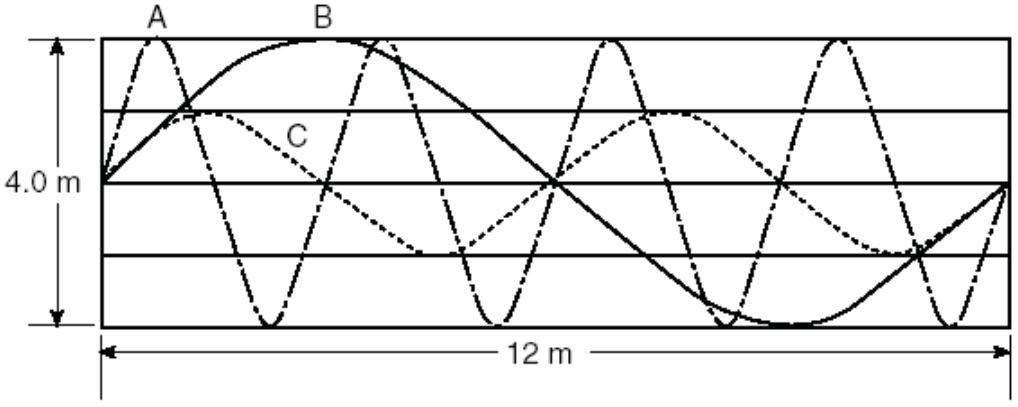
#> input picture auditorias/fatec_proposed/2009/1sem/questao_029.png, 1018 x 407 px, given as the content of the folder imagens/fatec, which was not available
$ python propor_recortes_fatec_v6.py
#> lines starting #> are read from the running program, lines starting #| are printed output that depends on the picture; after the words box and inside, x2 and y2 are one past the last pixel; in counts of white or black regions, pixels touching at a corner belong together; pictures that were not available may be replaced by others from this repository, and a replacement may not be noted
#> further down, im is the input picture: PIL image 1018x407 RGB; mean R, G, B 232.4, 232.5, 232.5
from pathlib import Path
from PIL import Image, ImageOps, ImageDraw, ImageFont
import cv2, numpy as np, math, shutil

src_root = Path("imagens/fatec")
prop_root = Path("auditorias/fatec_proposed")
sheet_root = Path("auditorias/fatec_proposed_sheets")
if prop_root.exists(): shutil.rmtree(prop_root)
if sheet_root.exists(): shutil.rmtree(sheet_root)
prop_root.mkdir(parents=True, exist_ok=True)
sheet_root.mkdir(parents=True, exist_ok=True)

def smart_bbox(im):
    arr=np.array(im.convert("RGB"))
    gray=cv2.cvtColor(arr,cv2.COLOR_RGB2GRAY)
    # foreground
    mask=(gray<244).astype(np.uint8)*255
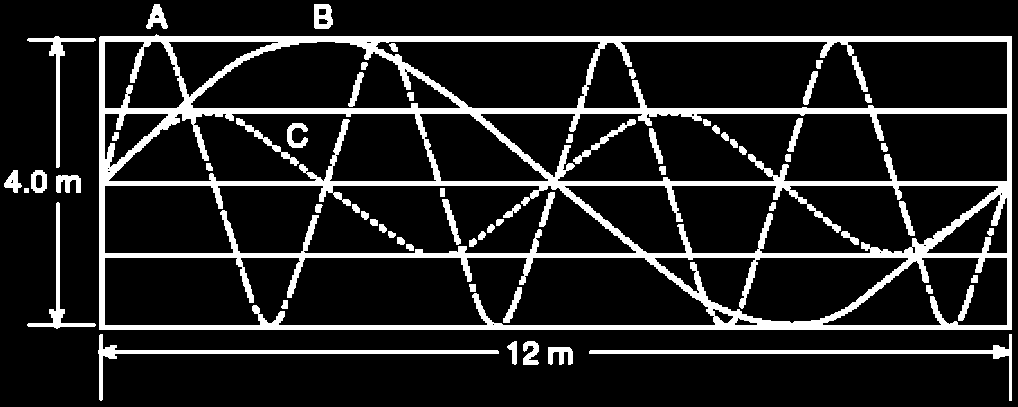
#> mask: shape (407, 1018); 13.9% white; 64 white regions, largest, box (x1, y1, x2, y2) and area: (99, 34, 1012, 330) 44719, (589, 334, 1012, 401) 1990, (98, 334, 499, 401) 1953
    # suppress isolated speckle
    mask=cv2.morphologyEx(mask,cv2.MORPH_OPEN,np.ones((2,2),np.uint8))
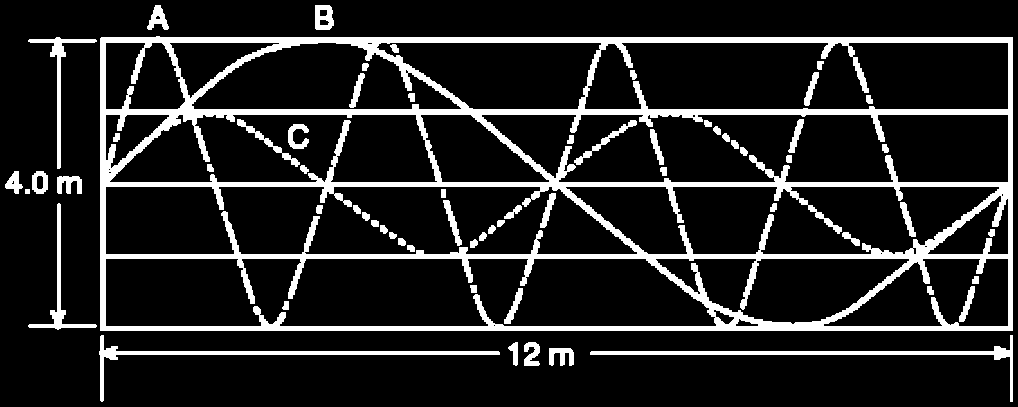
#> mask: shape (407, 1018); 13.9% white; 65 white regions, largest, box (x1, y1, x2, y2) and area: (100, 36, 1013, 331) 44664, (590, 335, 1013, 402) 1990, (99, 335, 500, 402) 1953
    # connect graphical structures but avoid merging body text too aggressively
    m1=cv2.morphologyEx(mask,cv2.MORPH_CLOSE,np.ones((5,5),np.uint8),iterations=1)
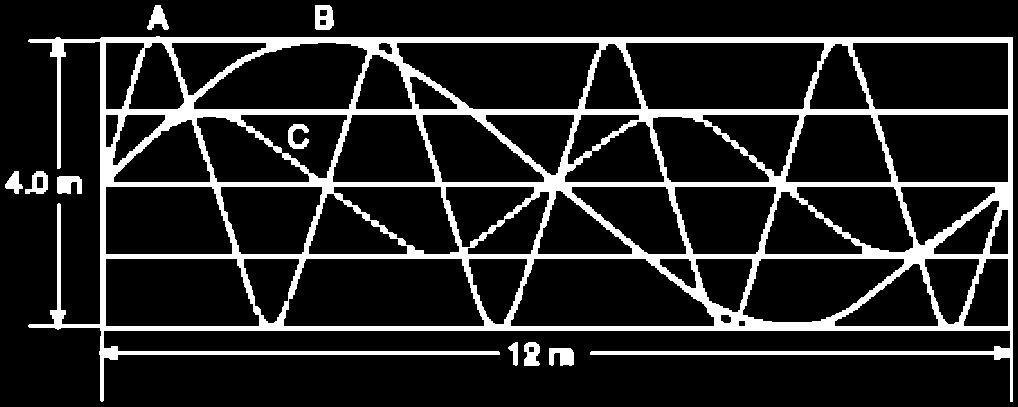
#> m1: shape (407, 1018); 14.4% white; 10 white regions
    n,lab,stats,_=cv2.connectedComponentsWithStats(m1,8)
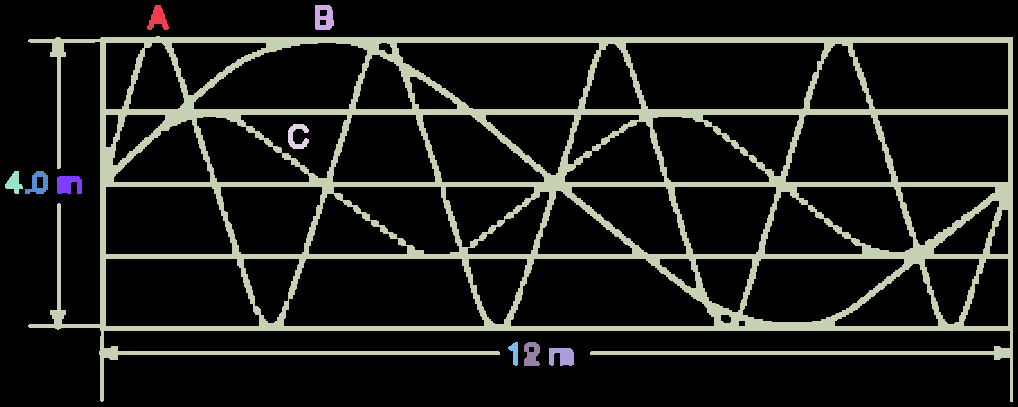
#> lab: shape (407, 1018) int32; 11 distinct labels, from 0 to 10; one colour per label, 0 black
#> n = 11; stats = [[0, 0, 1018, 407, 354472], [147, 5, 22, 25, 302], [315, 5, 19, 25, 369], [28, 36, 985, 366, 57226], [288, 124, 21, 25, 287], [5, 171, 18, 23, 226], [25, 171, 23, 23, 289], [57, 176, 25, 18, 364], [508, 342, 10, 24, 139], [524, 342, 16, 24, 297], [549, 348, 25, 18, 355]]
    H,W=mask.shape
#> H = 407; W = 1018
    comps=[]
    for i in range(1,n):
        x,y,w,h,area=stats[i]
        if area<120 or w<18 or h<14: continue
        # horizontal/vertical separators, page borders
        if (w>.90*W and h<18) or (h>.90*H and w<12): continue
        density=area/max(1,w*h)
        # text lines tend to be shallow; visual regions tend to have more vertical extent
        score=area*(1+min(h,220)/55)*(1+min(w,500)/300)
        if h<28 and density<0.55:
            score*=0.18
        comps.append([score,x,y,w,h,area,density])
#> this loop made 10 passes
#> (x, y, w, h, area, density, score) on passes 1, 2, 3, 4, 5, 6, 7, 10: (147, 5, 22, 25, 302, 0.549, 84.87), (315, 5, 19, 25, 369, 0.777, 570.7), (28, 36, 985, 366, 57226, 0.159, 763013.3), (288, 124, 21, 25, 287, 0.547, 80.4), (5, 171, 18, 23, 226, 0.546, 61.15), (25, 171, 23, 23, 289, 0.546, 79.43), (57, 176, 25, 18, 364, 0.809, 523.4), (549, 348, 25, 18, 355, 0.789, 510.4)
#> after the loop, comps = 8 items
    if not comps:
        return (0,0,W,H)
    comps.sort(reverse=True)
    seed=comps[0]
#> seed = [763013.3, 28, 36, 985, 366, 57226, 0.159]
    _,x,y,w,h,_,_=seed
#> x = 28; y = 36; w = 985; h = 366
    ux0,uy0,ux1,uy1=x,y,x+w,y+h
#> ux0 = 28; uy0 = 36; ux1 = 1013; uy1 = 402

    # grow around the dominant visual object. Nearby components often belong to
    # labels, legends, panels or separate pieces of the same diagram.
    changed=True
    while changed:
        changed=False
        for c in comps[1:]:
            _,x,y,w,h,area,dens=c
            cx0,cy0,cx1,cy1=x,y,x+w,y+h
            gapx=max(0,max(ux0,cx0)-min(ux1,cx1))
            gapy=max(0,max(uy0,cy0)-min(uy1,cy1))
            overlapx=max(0,min(ux1,cx1)-max(ux0,cx0))
            overlapy=max(0,min(uy1,cy1)-max(uy0,cy0))
            close=(gapx<=max(28,int(.055*W)) and gapy<=max(24,int(.055*H)))
            aligned=((overlapx>0.25*min(ux1-ux0,cx1-cx0)) and gapy<70) or ((overlapy>0.25*min(uy1-uy0,cy1-cy0)) and gapx<70)
            if close or aligned:
                nx0,ny0,nx1,ny1=min(ux0,cx0),min(uy0,cy0),max(ux1,cx1),max(uy1,cy1)
                # avoid swallowing almost the entire screenshot just because body text is nearby
                if (nx1-nx0)*(ny1-ny0) <= .90*W*H:
                    if (nx0,ny0,nx1,ny1)!=(ux0,uy0,ux1,uy1):
                        ux0,uy0,ux1,uy1=nx0,ny0,nx1,ny1; changed=True
#> after the loop, ux0 = 5; ux1 = 1013; uy0 = 36; uy1 = 402

    # If a strong rectangular border/table encloses the seed, use its bounds.
    contours,_=cv2.findContours(mask,cv2.RETR_EXTERNAL,cv2.CHAIN_APPROX_SIMPLE)
#> contours = 14 contours, 1 with area under 20; largest, box (x1, y1, x2, y2) and area: (100, 36, 1013, 331) 267220, (590, 335, 1013, 402) 1500, (99, 335, 500, 402) 1484, (28, 37, 97, 169) 698, (28, 203, 97, 330) 674
    for cnt in contours:
        bx,by,bw,bh=cv2.boundingRect(cnt)
        if bw<40 or bh<25: continue
        if bx<=ux0+10 and by<=uy0+10 and bx+bw>=ux1-10 and by+bh>=uy1-10:
            if bw*bh < .88*W*H:
                ux0,uy0,ux1,uy1=bx,by,bx+bw,by+bh
#> this loop made 14 passes
#> (bx, by, bw, bh) on passes 1, 2, 3, 4, 5, 6, 8, 9, 10, 11, 12, 13: (549, 348, 25, 18), (524, 342, 16, 24), (508, 342, 10, 24), (590, 335, 423, 67), (99, 335, 401, 67), (28, 203, 69, 127), (57, 176, 25, 18), (32, 171, 16, 23), (5, 171, 18, 23), (28, 37, 69, 132), (100, 36, 913, 295), (315, 5, 19, 25)
#> (cnt, bx, by, bw, bh) on pass 7: ([[25, 189], [25, 193], [29, 193], [29, 189]], 25, 189, 5, 5)
#> after the loop, ux0 = 5; ux1 = 1013; uy0 = 36; uy1 = 402

    pad=max(5,int(min(W,H)*.012))
#> pad = 5
    x0=max(0,ux0-pad); y0=max(0,uy0-pad)
#> after `x0 = max(0, ux0 - pad)`: x0 = 0
#> after `y0 = max(0, uy0 - pad)`: y0 = 31
    x1=min(W,ux1+pad); y1=min(H,uy1+pad)
#> after `x1 = min(W, ux1 + pad)`: x1 = 1018
#> after `y1 = min(H, uy1 + pad)`: y1 = 407
    area=(x1-x0)*(y1-y0)
#> area = 382768
    # don't overcrop tiny ambiguous components
    if area < .035*W*H:
        return (0,0,W,H)
    # if change is negligible, retain exact original
    if x0<8 and y0<8 and x1>W-8 and y1>H-8:
        return (0,0,W,H)
    return (x0,y0,x1,y1)

files=sorted(src_root.rglob("questao_*.png"))
records=[]
for p in files:
    im=Image.open(p).convert("RGB")
    box=smart_bbox(im)
#> box = (0, 31, 1018, 407)
#> (the run stopped early here; a loop or call above may not have finished)

$ run again, on auditorias/fatec_proposed/2013/1sem/questao_011.png
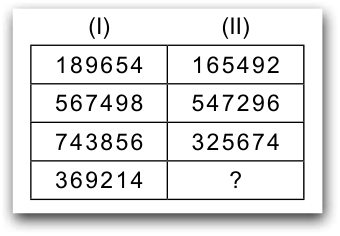
#> input picture auditorias/fatec_proposed/2013/1sem/questao_011.png, 340 x 236 px, given as the content of the folder imagens/fatec, which was not available
#> im is the input picture: PIL image 340x236 RGB; min 0, max 255, mean 227.9
#> in smart_bbox, `mask=(gray<244).astype(np.uint8)*255`:
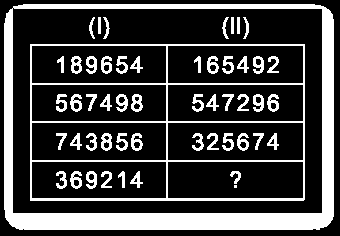
#> mask: shape (236, 340); 25% white; 53 white regions (1 under 20 px), largest, box (x1, y1, x2, y2) and area: (4, 4, 334, 230) 11207, (30, 44, 305, 201) 3900, (131, 94, 143, 112) 129
#> m1: shape (236, 340); 27.5% white; 23 white regions
#> in smart_bbox, `n,lab,stats,_=cv2.connectedComponentsWithStats(m1,8)`:
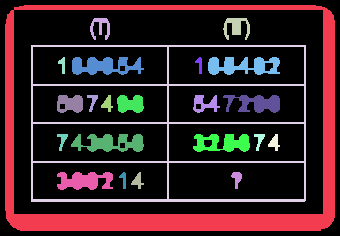
#> lab: shape (236, 340) int32; 24 distinct labels, from 0 to 23; one colour per label, 0 black
#> n = 24; stats = 24 rows, first 6: [0, 0, 340, 236, 58200], [5, 5, 330, 226, 11211], [90, 18, 20, 22, 210], [223, 18, 27, 22, 310], [31, 45, 275, 157, 3900], [58, 57, 7, 17, 66]
#> the loop in smart_bbox, `for i in range(1,n):` made 23 passes
#> (x, y, w, h, area, density, score) on passes 1, 2, 3, 4, 6, 8, 9, 12: (5, 5, 330, 226, 11211, 0.15, 117715.5), (90, 18, 20, 22, 210, 0.477, 56.45), (223, 18, 27, 22, 310, 0.522, 85.15), (31, 45, 275, 157, 3900, 0.0903, 28812.7), (72, 57, 72, 18, 840, 0.648, 1382.5), (208, 57, 72, 18, 823, 0.635, 1354.5), (57, 95, 26, 18, 375, 0.801, 540.9), (117, 95, 27, 18, 385, 0.792, 557)
#> after the loop in smart_bbox, `for i in range(1,n):`: comps = 13 items
#> seed = [117715.5, 5, 5, 330, 226, 11211, 0.15]
#> in smart_bbox, `_,x,y,w,h,_,_=seed`: x = 5; w = 330; h = 226
#> in smart_bbox, `ux0,uy0,ux1,uy1=x,y,x+w,y+h`: ux0 = 5; ux1 = 335; uy1 = 231
#> after the loop in smart_bbox, `while changed:`: ux0 = 5; ux1 = 335; uy0 = 5; uy1 = 231
#> contours = 9 contours; largest, box (x1, y1, x2, y2) and area: (31, 45, 306, 202) 42744, (5, 5, 335, 231) 10158, (223, 18, 229, 40) 41, (105, 18, 110, 40) 39, (245, 18, 250, 40) 37
#> the loop in smart_bbox, `for cnt in contours:` made 9 passes
#> (bx, by, bw, bh) on passes 1, 2, 5, 6, 8, 9: (31, 45, 275, 157), (245, 18, 5, 22), (223, 18, 6, 22), (105, 18, 5, 22), (90, 18, 6, 22), (5, 5, 330, 226)
#> after the loop in smart_bbox, `for cnt in contours:`: ux0 = 5; ux1 = 335; uy0 = 5; uy1 = 231
#> x0 = 0
#> x1 = 340
#> y1 = 236
#> in smart_bbox, `area=(x1-x0)*(y1-y0)`: area = 80240
#> box = (0, 0, 340, 236)
